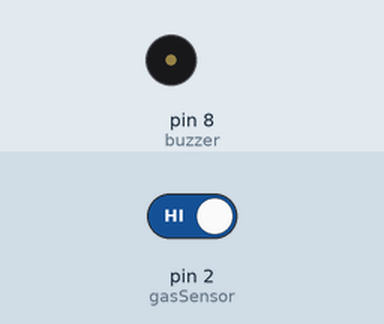
This sketch was run on a simulated Arduino Uno, built with avr-gcc and run on an emulated ATmega328P. On the bench: buzzer (waves = sounding, pin HIGH). The inputs (shaded band) are chosen by the test bench; at power-on: pin 2 (gasSensor) HIGH.

Above: at 1.2 s.
1.3 s: pin 2 (gasSensor) driven LOW
At 1.4 s:
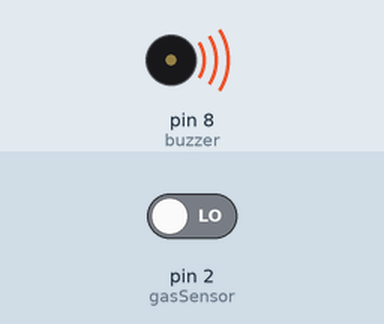
4.3 s: pin 2 (gasSensor) driven HIGH
At 5.2 s:
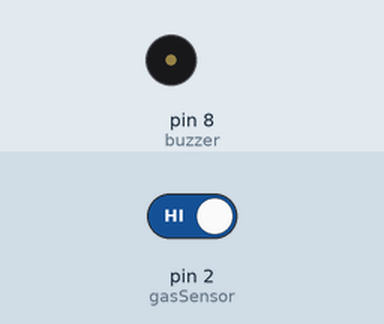
Timing chart, 0 to 7.3 s (numbered marks = the images above; inputs shaded):
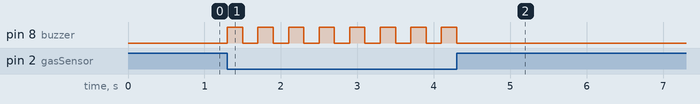

The sketch:

gasSensor.ino
```cpp
int gasSensor=2;
int buzzer=8;
void setup() {
  // put your setup code here, to run once:
pinMode(gasSensor,INPUT);
pinMode(buzzer,OUTPUT);
}

void loop() {
  // put your main code here, to run repeatedly:
int val;
val=digitalRead(gasSensor);
if(val==LOW){ //meaning gas is present
  digitalWrite(buzzer,HIGH);
  delay(200);
  digitalWrite(buzzer,LOW);
  delay(200);
}
else{
  digitalWrite(buzzer,LOW);
}
}
```

Measured:
- after the input at 1.3 s, pin 8 (buzzer): alternates HIGH for 0.20 s and LOW for 0.20 s, starting at once
- after the input at 4.3 s, pin 8 (buzzer): goes on until 4.3 s, then stays LOW
